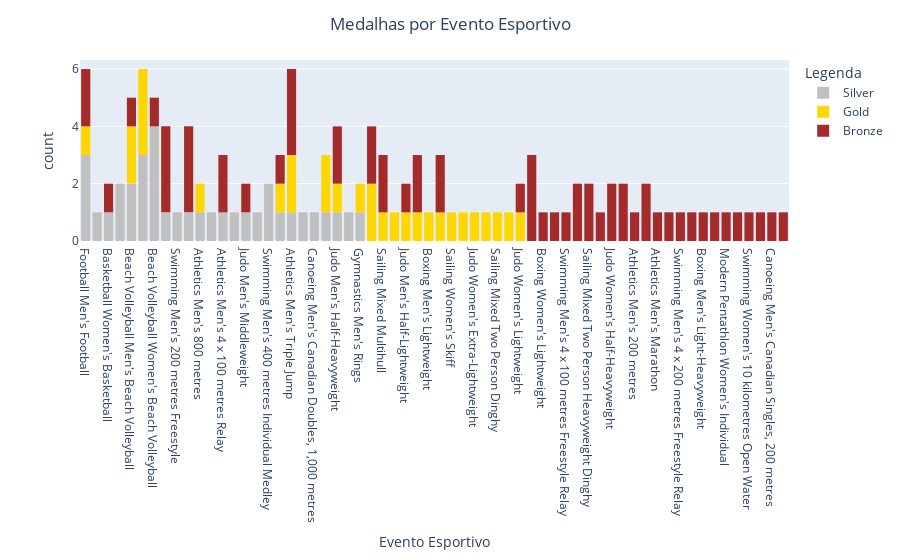

Notebook code for this chart:
### Markdown cell above
Mais um gráfico de barras empilhadas: agora mostre os **eventos esportivos** que renderam medalhas para o Brasil.

Lembrando: cada "categoria" dentro de um esporte é considerado um evento. Por exemplo, dentro de "atletismo", temos uma competição de 100m masculina, uma de 100m feminino, um revezamento 4 x 100m masculino, um revezamento 4 x 100m feminino, uma competição de 400m masculino, uma de 400m feminino, uma maratona masculina, uma maratona feminina, e assim sucessivamente.

### Code cell
# Eventos esportivos que renderam medalhas ao Brasil
fig = px.histogram(df_medalhistas_brasileiros_no_duplicates, x="Event", color='Medal', 
                   color_discrete_map={'Gold':'gold','Silver':'silver','Bronze':'brown'},
                   labels={'Event': 'Evento Esportivo', 'count': 'Total de Medalhas', 'Medal': 'Legenda'})
fig.update_layout(title_text='Medalhas por Evento Esportivo',title_x=0.5) 
fig.show()

### Figure 1 — Plotly figure (JSON) as saved in the notebook; plotly's stock layout.template omitted (floating-point values rounded to 4 significant figures)
{"data": [{"alignmentgroup": "True", "bingroup": "x", "hovertemplate": "Legenda=Silver<br>Evento Esportivo=%{x}<br>count=%{y}<extra></extra>", "legendgroup": "Silver", "marker": {"color": "silver", "pattern": {"shape": ""}}, "name": "Silver", "offsetgroup": "Silver", "orientation": "v", "showlegend": true, "type": "histogram", "x": ["Football Men's Football", "Football Men's Football", "Sailing Mixed Three Person Keelboat", "Basketball Women's Basketball", "Football Men's Football", "Football Women's Football", "Beach Volleyball Men's Beach Volleyball", "Volleyball Men's Volleyball", "Volleyball Men's Volleyball", "Volleyball Men's Volleyball", "Football Women's Football", "Beach Volleyball Women's Beach Volleyball", "Beach Volleyball Women's Beach Volleyball", "Beach Volleyball Women's Beach Volleyball", "Swimming Men's 100 metres Freestyle", "Swimming Men's 200 metres Freestyle", "Judo Men's Lightweight", "Athletics Men's 800 metres", "Shooting Men's Free Pistol, 50 metres", "Athletics Men's 4 x 100 metres Relay", "Boxing Men's Middleweight", "Judo Men's Middleweight", "Gymnastics Men's Floor Exercise", "Swimming Men's 400 metres Individual Medley", "Sailing Men's Two Person Keelboat", "Swimming Men's 400 metres Individual Medley", "Athletics Men's Triple Jump", "Canoeing Men's Canadian Singles, 1,000 metres", "Canoeing Men's Canadian Doubles, 1,000 metres", "Beach Volleyball Men's Beach Volleyball", "Beach Volleyball Women's Beach Volleyball", "Sailing Mixed One Person Dinghy", "Judo Men's Half-Heavyweight", "Shooting Men's Air Pistol, 10 metres", "Gymnastics Men's Rings"], "xaxis": "x", "yaxis": "y"}, {"alignmentgroup": "True", "bingroup": "x", "hovertemplate": "Legenda=Gold<br>Evento Esportivo=%{x}<br>count=%{y}<extra></extra>", "legendgroup": "Gold", "marker": {"color": "gold", "pattern": {"shape": ""}}, "name": "Gold", "offsetgroup": "Gold", "orientation": "v", "showlegend": true, "type": "histogram", "x": ["Volleyball Women's Volleyball", "Beach Volleyball Men's Beach Volleyball", "Volleyball Men's Volleyball", "Volleyball Men's Volleyball", "Volleyball Men's Volleyball", "Sailing Mixed Multihull", "Athletics Men's Pole Vault", "Judo Men's Half-Lightweight", "Volleyball Women's Volleyball", "Swimming Men's 50 metres Freestyle", "Boxing Men's Lightweight", "Athletics Men's 800 metres", "Athletics Men's Triple Jump", "Athletics Men's Triple Jump", "Football Men's Football", "Beach Volleyball Men's Beach Volleyball", "Sailing Mixed Two Person Keelboat", "Sailing Men's Two Person Keelboat", "Sailing Women's Skiff", "Athletics Women's Long Jump", "Judo Women's Extra-Lightweight", "Judo Men's Half-Heavyweight", "Shooting Men's Military Pistol, 30 metres", "Sailing Mixed Two Person Dinghy", "Equestrianism Mixed Jumping, Individual", "Sailing Mixed One Person Dinghy", "Sailing Mixed One Person Dinghy", "Judo Women's Lightweight", "Gymnastics Men's Rings"], "xaxis": "x", "yaxis": "y"}, {"alignmentgroup": "True", "bingroup": "x", "hovertemplate": "Legenda=Bronze<br>Evento Esportivo=%{x}<br>count=%{y}<extra></extra>", "legendgroup": "Bronze", "marker": {"color": "brown", "pattern": {"shape": ""}}, "name": "Bronze", "offsetgroup": "Bronze", "orientation": "v", "showlegend": true, "type": "histogram", "x": ["Basketball Women's Basketball", "Football Men's Football", "Football Men's Football", "Basketball Men's Basketball", "Basketball Men's Basketball", "Basketball Men's Basketball", "Volleyball Women's Volleyball", "Boxing Women's Lightweight", "Shooting Men's Free Pistol, 50 metres, Team", "Swimming Men's 100 metres Freestyle", "Swimming Men's 4 x 100 metres Freestyle Relay", "Judo Men's Half-Middleweight", "Judo Men's Half-Middleweight", "Judo Men's Middleweight", "Swimming Men's 100 metres Freestyle", "Swimming Men's 50 metres Freestyle", "Sailing Mixed Two Person Heavyweight Dinghy", "Sailing Mixed Two Person Heavyweight Dinghy", "Athletics Men's High Jump", "Athletics Men's 4 x 100 metres Relay", "Judo Women's Half-Heavyweight", "Judo Women's Half-Heavyweight", "Judo Men's Heavyweight", "Judo Men's Heavyweight", "Athletics Men's 200 metres", "Equestrianism Mixed Jumping, Team", "Equestrianism Mixed Jumping, Team", "Athletics Men's 4 x 100 metres Relay", "Athletics Men's Marathon", "Athletics Men's Triple Jump", "Athletics Men's Triple Jump", "Boxing Men's Flyweight", "Swimming Men's 4 x 200 metres Freestyle Relay", "Swimming Men's 100 metres Freestyle", "Volleyball Women's Volleyball", "Beach Volleyball Men's Beach Volleyball", "Taekwondo Women's Heavyweight", "Sailing Mixed Two Person Keelboat", "Boxing Men's Light-Heavyweight", "Sailing Mixed Two Person Keelboat", "Sailing Mixed Multihull", "Sailing Mixed Multihull", "Judo Men's Lightweight", "Judo Men's Lightweight", "Judo Men's Half-Lightweight", "Judo Men's Half-Heavyweight", "Beach Volleyball Women's Beach Volleyball", "Judo Men's Extra-Lightweight", "Modern Pentathlon Women's Individual", "Judo Men's Half-Heavyweight", "Swimming Men's 1,500 metres Freestyle", "Swimming Women's 10 kilometres Open Water", "Sailing Women's Two Person Dinghy", "Judo Men's Lightweight", "Sailing Men's Two Person Keelboat", "Athletics Men's Triple Jump", "Judo Women's Lightweight", "Canoeing Men's Canadian Singles, 200 metres", "Swimming Men's 50 metres Freestyle", "Taekwondo Men's Heavyweight"], "xaxis": "x", "yaxis": "y"}], "layout": {"autosize": true, "barmode": "relative", "legend": {"title": {"text": "Legenda"}, "tracegroupgap": 0}, "margin": {"t": 60}, "title": {"text": "Medalhas por Evento Esportivo", "x": 0.5}, "xaxis": {"anchor": "y", "autorange": true, "domain": [0, 1], "range": [-0.5, 61.5], "title": {"text": "Evento Esportivo"}, "type": "category"}, "yaxis": {"anchor": "x", "autorange": true, "domain": [0, 1], "range": [0, 6.316], "title": {"text": "count"}}}}
